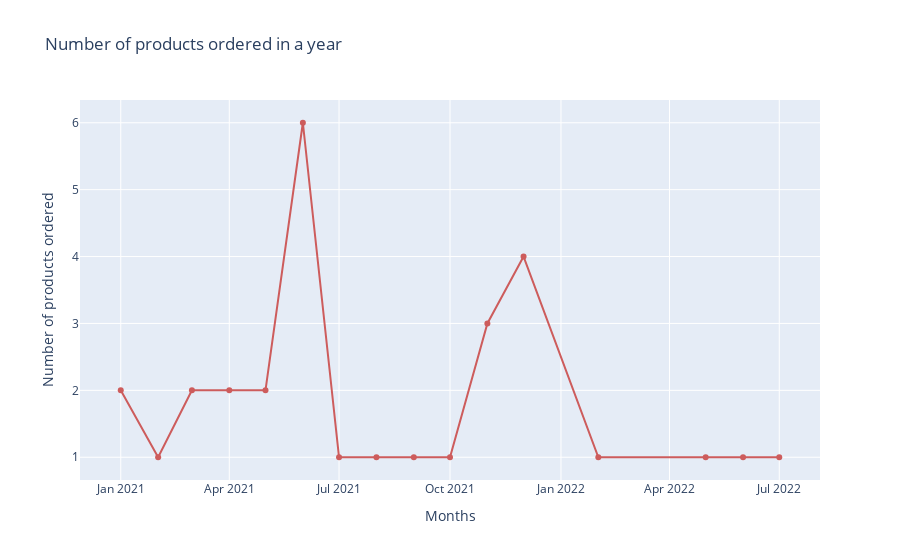

Write notebook code for a chart like this one.
### Code cell
import plotly.express as px
import plotly.graph_objs as go
fig = go.Figure(data=go.Scatter(x=df_plot['month'].astype(dtype=str), 
                        y=df_plot['no. of orders'],
                        marker_color='indianred', text="counts"))
fig.update_layout({"title": 'Number of products ordered in a year',
                   "xaxis": {"title":"Months"},
                   "yaxis": {"title":"Number of products ordered"},
                   "showlegend": False})

fig.show()

### Figure 1 — Plotly figure (JSON) as saved in the notebook; plotly's stock layout.template omitted (floating-point values rounded to 4 significant figures)
{"data": [{"marker": {"color": "indianred"}, "text": "counts", "type": "scatter", "x": ["2021-01", "2021-02", "2021-03", "2021-04", "2021-05", "2021-06", "2021-07", "2021-08", "2021-09", "2021-10", "2021-11", "2021-12", "2022-02", "2022-05", "2022-06", "2022-07"], "y": [2, 1, 2, 2, 2, 6, 1, 1, 1, 1, 3, 4, 1, 1, 1, 1]}], "layout": {"showlegend": false, "title": {"text": "Number of products ordered in a year"}, "xaxis": {"title": {"text": "Months"}}, "yaxis": {"title": {"text": "Number of products ordered"}}}}
